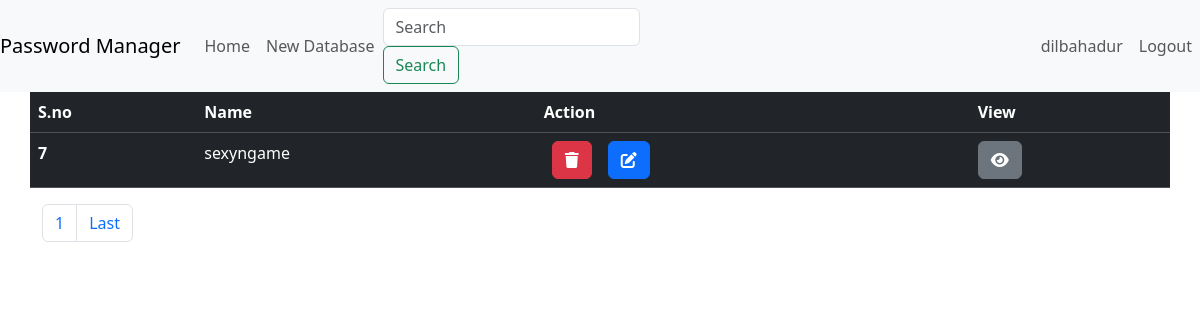
The app's page / (signed in), older data.
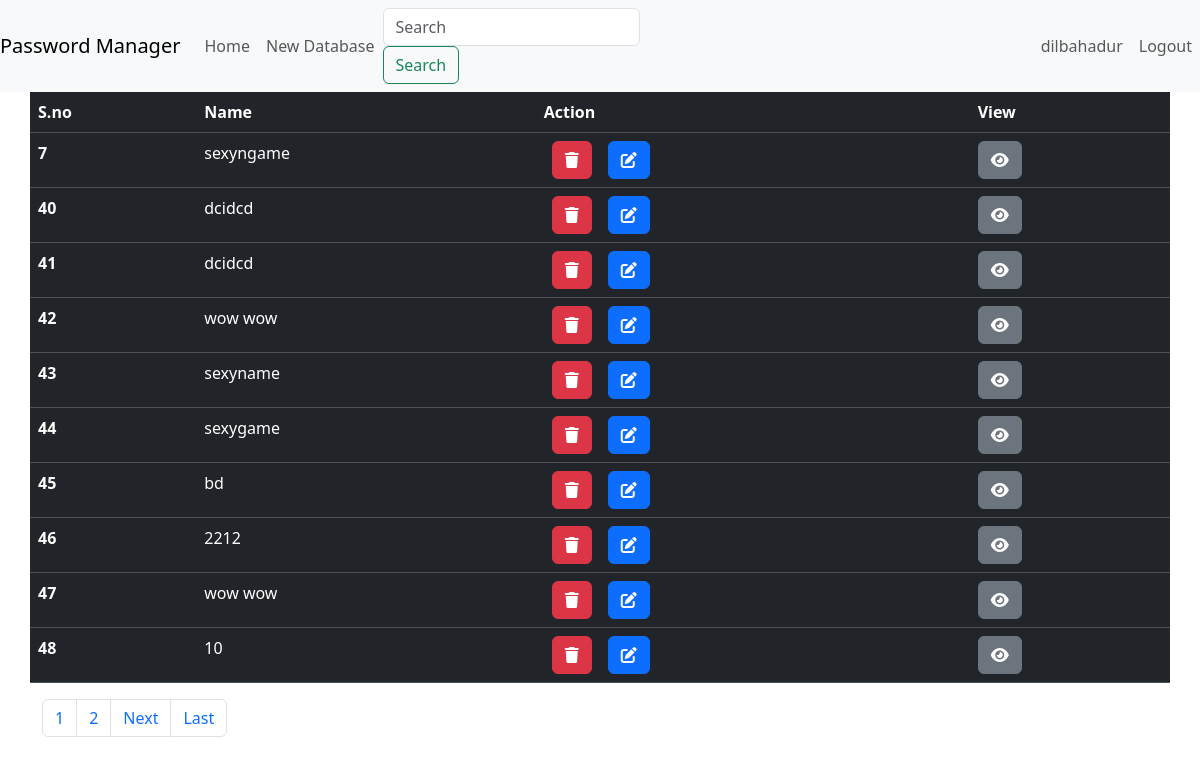
The same page, newer data.
### passwordDatabase/models.py (models this page shows)
class PasswordDatabase(models.Model):
    db_name=models.CharField(max_length=50)
    db_password=models.CharField(max_length=50,null=False)
    db_user = models.ForeignKey(User, null=True, on_delete=models.CASCADE)
    db_slug = AutoSlugField(populate_from='db_name',unique=True, null=True, default=None)

### passwordmanager/views.py (the view)
# urls.py: path('',views.index, name='home'),
@login_required(login_url='login')
def index(request):
    user_id = request.session.get('user_id')
    print(user_id)
    if user_id:
        user_profile = User.objects.get(id=user_id)
    else:
        user_profile = [{'username':'User'}]
    password_db = PasswordDatabase.objects.filter(db_user=user_id)
    paginator = Paginator(password_db, 10)
    page_number=request.GET.get('page')
    password_dbFinal=paginator.get_page(page_number)
    totalPageNumber=password_dbFinal.paginator.num_pages
    data={
        'password_db':password_dbFinal,
        'lastpage':totalPageNumber,
        'totalPage':[n+1 for n in range(totalPageNumber)],
        'user_profile':user_profile
    }
    return render(request,"index.html",data)

### templates/index.html (shortened to what this page needs)
{% extends "base.html" %}
{% load static %}
{% block section %}
<div class="container">
    <div class="row">
        <table class="table table-dark">
            <thead>
              <tr>
                <th scope="col">S.no</th>
                <th scope="col">Name</th>
                <th scope="col" class="text-align-center">Action</th>
                <th>View</th>
              </tr>
            </thead>
            <tbody>
                {% for n in password_db %}
              <tr>
                <th scope="row">{{n.id}}</th>
                <td>{{n.db_name}}</td>
                <td><a href="/delete-database/{{n.id}}" class="btn btn-danger mx-2"><i class="fa-solid fa-trash"></i></a><a href="/update-database/{{n.id}}" class="btn btn-primary mx-2"><i class="fa-solid fa-pen-to-square"></i></a></td>
                <td><a href="/password/{{n.id}}" class="btn btn-secondary"><i class="fa-solid fa-eye"></i></a></td>
              </tr>
              {% endfor %}
            </tbody>
          </table>
            <nav aria-label="Page navigation example">
              <ul class="pagination">
                {% for n in totalPage %}
                <li class="page-item"><a class="page-link" href="/?page={{n}}">{{n}}</a></li>
                {% endfor %}
                {% if password_db.has_next %}
                <li class="page-item"><a class="page-link" href="/?page={{password_db.next_page_number}}">Next</a></li>
                {% endif %}
                <li class="page-item"><a class="page-link" href="/?page={{lastpage}}">Last</a></li>
              </ul>
            </nav>
    </div>
</div>
{% endblock section %}

### templates/base.html
{% include "header.html" %}
{% block section %}
{% endblock section %}
{% include "footer.html" %}

### templates/header.html (shortened to what this page needs)
<!DOCTYPE html>
<html lang="en">
<head>
    <link href="https://cdn.jsdelivr.net/npm/bootstrap@5.3.2/dist/css/bootstrap.min.css" rel="stylesheet">
    <link rel="stylesheet" href="https://cdnjs.cloudflare.com/ajax/libs/font-awesome/6.4.2/css/all.min.css" />
</head>
<body>
    <nav class="navbar navbar-expand-lg navbar-light bg-light">
        <a class="navbar-brand" href="#">Password Manager</a>
        <div class="collapse navbar-collapse" id="navbarSupportedContent">
          <ul class="navbar-nav mr-auto">
            <li class="nav-item active">
              <a class="nav-link" href="/">Home</a>
            </li>
            <li class="nav-item active">
              <a class="nav-link" href="/create-database/">New Database</a>
            </li>
          </ul>
          <form class="form-inline my-2 my-lg-0">
            <input class="form-control mr-sm-2" type="search" placeholder="Search" aria-label="Search">
            <button class="btn btn-outline-success my-2 my-sm-0" type="submit">Search</button>
          </form>
          <ul class="navbar-nav ms-auto">
            {% if user_profile %}
              <li class="nav-item active">
              <a class="nav-link" href="/logout/">{{ user_profile.username }}</a>
              </li>
              <li class="nav-item active">
                <a class="nav-link" href="/logout/">Logout</a>
                </li>
            {% endif %}
          </ul>
        </div>
      </nav>

### templates/footer.html (shortened to what this page needs)
</body>
</html>

Row changes from the older to the newer data that the page shows:
added PasswordDatabase: id "40", db_name "dcidcd"
added PasswordDatabase: id "41", db_name "dcidcd"
added PasswordDatabase: id "42", db_name "wow wow"
added PasswordDatabase: id "43", db_name "sexyname"
added PasswordDatabase: id "44", db_name "sexygame"
added PasswordDatabase: id "45", db_name "bd"
added PasswordDatabase: id "46", db_name "2212"
added PasswordDatabase: id "47", db_name "wow wow"
added PasswordDatabase: id "48", db_name "10"
Text that changed along with them:
new list line: "2"
text now shown: "Next"
